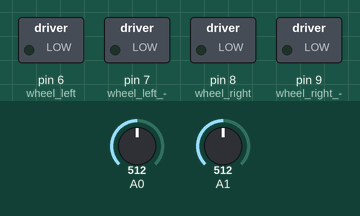
Recording of a sketch running on a simulated Arduino Uno, built with avr-gcc and run on an emulated ATmega328P. On the bench: switched loads named in the sketch (green lamp = pin HIGH). The inputs (shaded band) are chosen by the test bench; at power-on: A0 = 512, A1 = 512.

Above: at 1.2 s.
1.3 s: A0 set to 999
2.8 s: A0 set to 1011
At 3.8 s:
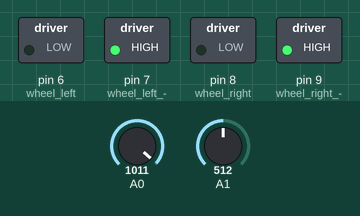
4.3 s: A0 set to 0
At 4.9 s:
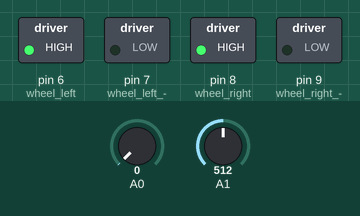
5.8 s: A0 set to 8
7.3 s: A0 set to 11
At 8.4 s:
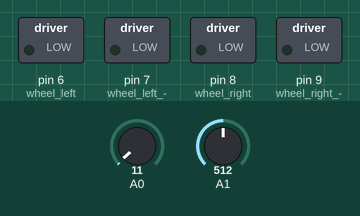
8.8 s: A1 set to 998
10.3 s: A1 set to 1011
At 10.7 s:
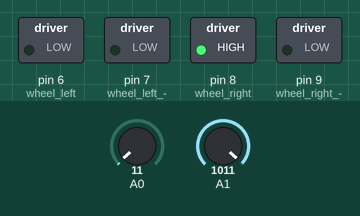
Timing chart, 0 to 12.8 s (numbered marks = the images above; inputs shaded):
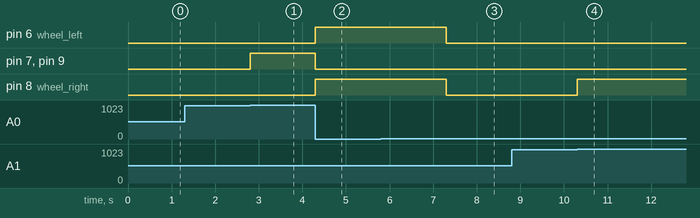

Measured:
- the behaviour switches between 1010 and 1011 on A0 (found by bisection; images 0 and 1)
- the behaviour switches between 9 and 10 on A0 (found by bisection; images 2 and 3)
- the behaviour switches between 1010 and 1011 on A1 (found by bisection; images 3 and 4)
- after the input at 1.3 s, every drawn part: stays the same
- after the input at 2.8 s, pin 7 (wheel_left_-), pin 9 (wheel_right_-): LOW → HIGH at once
- after the input at 4.3 s, pin 6 (wheel_left), pin 8 (wheel_right): LOW → HIGH at once; pin 7 (wheel_left_-), pin 9 (wheel_right_-): HIGH → LOW at once
- after the input at 5.8 s, every drawn part: stays the same
- after the input at 7.3 s, pin 6 (wheel_left), pin 8 (wheel_right): HIGH → LOW at once
- after the input at 8.8 s, every drawn part: stays the same
- after the input at 10.3 s, pin 8 (wheel_right): LOW → HIGH at once

The sketch:

rc_car_joystick.ino
```cpp
void setup() {
  pinMode(6, OUTPUT); //wheel left +
  pinMode(7, OUTPUT); //wheel left -
  pinMode(8, OUTPUT); //wheel right +
  pinMode(9, OUTPUT); //wheel right -
  pinMode(10, INPUT_PULLUP); //front
  pinMode(11, INPUT_PULLUP); //back
  pinMode(12, INPUT_PULLUP); //left
  pinMode(13, INPUT_PULLUP); //right
  pinMode(A0, INPUT); //y축
  pinMode(A1, INPUT); //x축
}

void loop() {
  if(analogRead(A0) < 10) //front
  {
    digitalWrite(6, HIGH);
    digitalWrite(7, LOW);
    digitalWrite(8, HIGH);
    digitalWrite(9, LOW);
  }

  else if(analogRead(A0) > 1010) //back
  {
    digitalWrite(6, LOW);
    digitalWrite(7, HIGH);
    digitalWrite(8, LOW);
    digitalWrite(9, HIGH);
  }

  else if(analogRead(A1) < 10) //right
  {
    digitalWrite(6, HIGH);
    digitalWrite(7, LOW);
    digitalWrite(8, LOW);
    digitalWrite(9, LOW);
  }

  else if(analogRead(A1) > 1010)
  {
    digitalWrite(6, LOW); //left (4)
    digitalWrite(7, LOW);
    digitalWrite(8, HIGH);
    digitalWrite(9, LOW);
  }

  else
  {
    digitalWrite(6, LOW);
    digitalWrite(7, LOW);
    digitalWrite(8, LOW);
    digitalWrite(9, LOW);
  }
}
```
